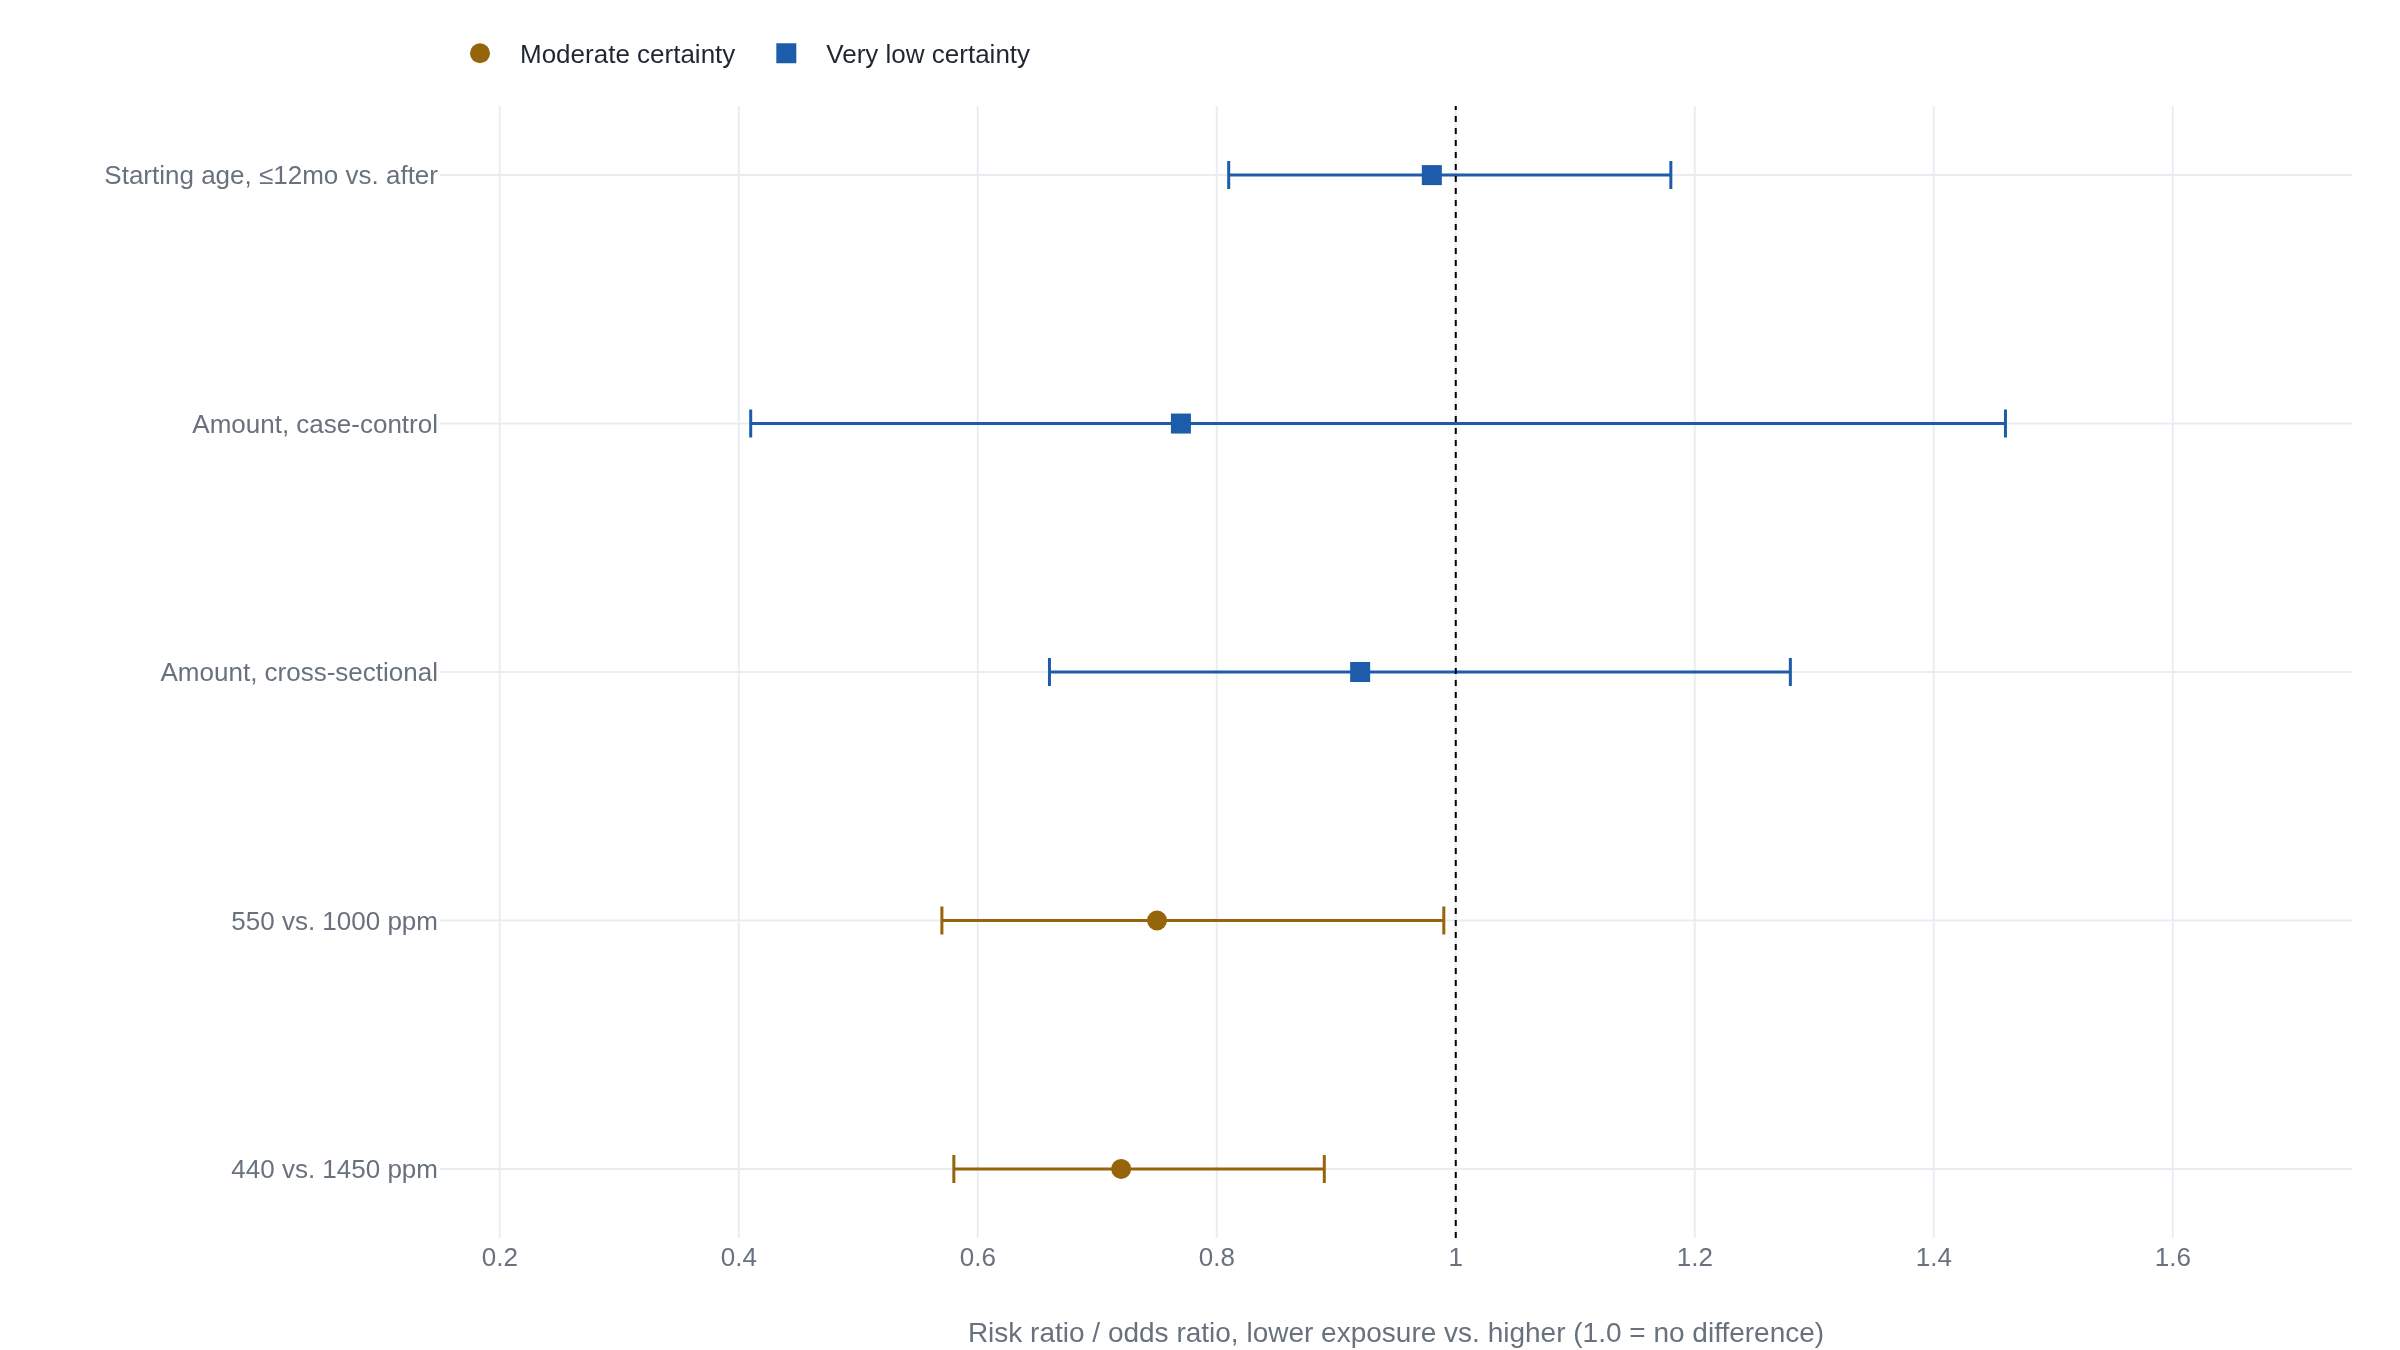

Here is the Python script that generated this plot:
# Chart 1: fluorosis risk/odds ratios and 95% CIs for the three "exposure"
# questions Wong et al. 2024 (Cochrane CD007693.pub3) asked about topical
# fluoride and dental fluorosis of the permanent teeth. Figures are the
# review's own point estimates, taken verbatim from research.md's Numbers
# section:
#   Starting age, at/before 12mo vs. after: RR 0.98 (95% CI 0.81-1.18),
#     2 cohort studies, 260 children, very-low certainty.
#   Amount used, case-control design: OR 0.77 (95% CI 0.41-1.46),
#     258 children, very-low certainty.
#   Amount used, cross-sectional design: OR 0.92 (95% CI 0.66-1.28),
#     2,037 children, very-low certainty.
#   Concentration, 550 ppm vs. 1000 ppm: RR 0.75 (95% CI 0.57-0.99),
#     959 children, 1 RCT, moderate certainty.
#   Concentration, 440 ppm vs. 1450 ppm: RR 0.72 (95% CI 0.58-0.89),
#     1,009 children, 1 RCT, moderate certainty.
# Each ratio compares the lower-exposure arm (earlier-or-later start recoded
# so "at/before 12 months" is the numerator, less toothpaste, or lower
# concentration) against the higher-exposure arm. No number here is
# estimated; all are the review's own reported RR/OR and CI bounds.
import plotly.graph_objects as go

labels = [
    "440 vs. 1450 ppm",
    "550 vs. 1000 ppm",
    "Amount, cross-sectional",
    "Amount, case-control",
    "Starting age, ≤12mo vs. after",
]
point = [0.72, 0.75, 0.92, 0.77, 0.98]
ci_low = [0.58, 0.57, 0.66, 0.41, 0.81]
ci_high = [0.89, 0.99, 1.28, 1.46, 1.18]
certainty = ["moderate", "moderate", "very low", "very low", "very low"]

upper = [hi - p for p, hi in zip(point, ci_high)]
lower = [p - lo for p, lo in zip(point, ci_low)]

fig = go.Figure()
for group in ["moderate", "very low"]:
    idx = [i for i, c in enumerate(certainty) if c == group]
    fig.add_trace(
        go.Scatter(
            name=f"{group.capitalize()} certainty",
            x=[point[i] for i in idx],
            y=[labels[i] for i in idx],
            mode="markers",
            error_x=dict(
                type="data",
                array=[upper[i] for i in idx],
                arrayminus=[lower[i] for i in idx],
                thickness=1.5,
                width=7,
            ),
            marker=dict(size=10),
        )
    )

fig.add_vline(x=1, line_dash="dot", line_width=1)
fig.update_layout(
    xaxis_title="Risk ratio / odds ratio, lower exposure vs. higher (1.0 = no difference)",
    yaxis_title=None,
    margin=dict(l=220),
)
fig.update_xaxes(range=[0.15, 1.75])
